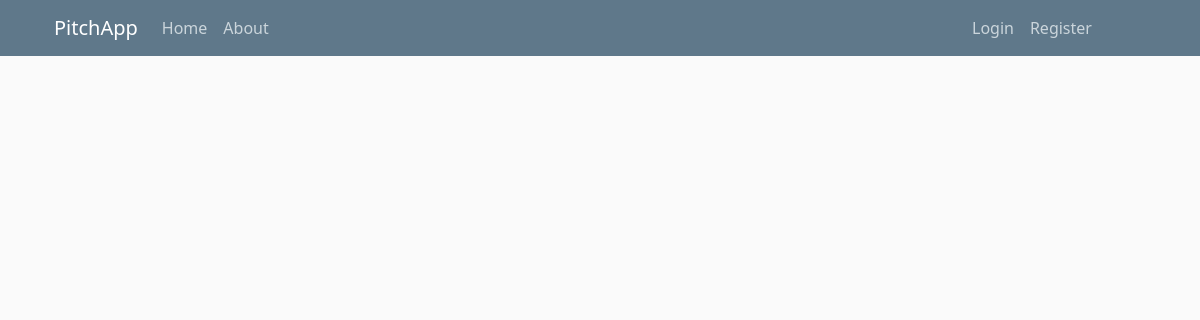
Page /home on the earlier database version.
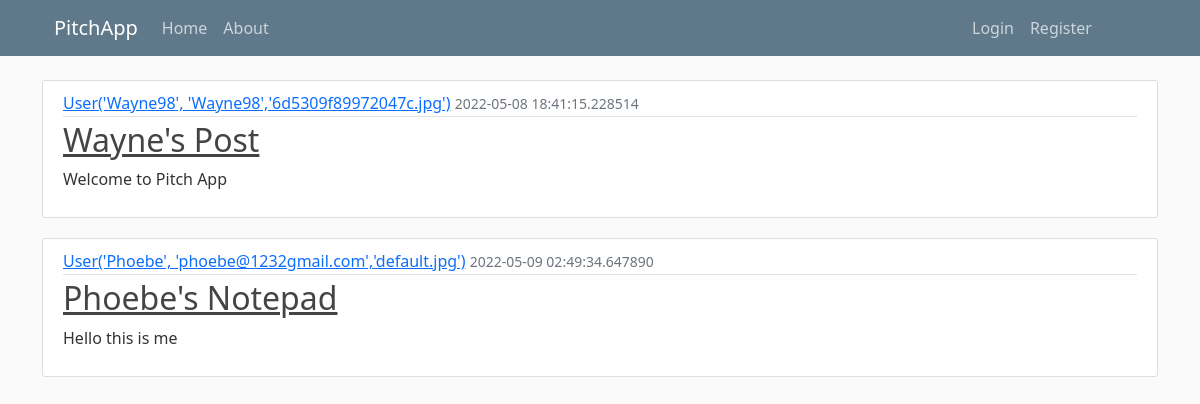
Same page on the later database version.
### pitchapp/models.py (models this page shows, shortened)
class Post(db.Model):
    id = db.Column(db.Integer, primary_key=True)
    title = db.Column(db.String(120), nullable=False)
    date_posted = db.Column(db.DateTime, nullable=False, default=datetime.utcnow)
    content = db.Column(db.Text, nullable=False)
    user_id = db.Column(db.Integer, db.ForeignKey('user.id'), nullable=False)

class User(db.Model, UserMixin):
    id = db.Column(db.Integer, primary_key=True)
    username = db.Column(db.String(20), unique=True, nullable=False)
    email = db.Column(db.String(150), unique=True, nullable=False)
    image_file = db.Column(db.String(20), nullable=False, default='default.jpg')
    password = db.Column(db.String(70), nullable=False)
    posts = db.relationship('Post', backref='author', lazy=True)
    def __repr__(self):
        return f"User('{self.username}', '{self.email}','{self.image_file}')"

### pitchapp/routes.py (the view)
@app.route("/")
@app.route("/home")
def home():
    posts = Post.query.all()
    return render_template('home.html', posts=posts)

### pitchapp/templates/home.html
{% extends "base.html" %}
{% block content %}
    {% for post in posts %}
    <article class="media content-section">
        <div class="media-body">
          <div class="article-metadata">
            <a class="mr-2" href="#">{{ post.author }}</a>
            <small class="text-muted">{{ post.date_posted }}</small>
          </div>
          <h2><a class="article-title" href="#">{{ post.title }}</a></h2>
          <p class="article-content">{{ post.content }}</p>
        </div>
      </article>
    {% endfor%}
{% endblock content %}

### pitchapp/templates/base.html (shortened to what this page needs)
<!DOCTYPE html>
<html lang="en">
<head>
    <link href="https://cdn.jsdelivr.net/npm/bootstrap@5.1.3/dist/css/bootstrap.min.css" rel="stylesheet"
>
    <link rel="stylesheet" href="{{ url_for('static', filename='main.css')}}">
</head>
<body>
    <header class="site-header">
        <div class="row">
            <div class="col-md-8">
                <nav class="navbar navbar-expand-md navbar-dark bg-steel fixed-top">
                    <div class="container">
                        <a class="navbar-brand mr-4" href="/">PitchApp</a>
                        <div class="collapse navbar-collapse" id="navbarToggle">
                            <div class="navbar-nav mr-auto">
                                <a class="nav-item nav-link" href="{{url_for('home')}}">Home</a>
                                <a class="nav-item nav-link" href="{{url_for('about')}}">About</a>
                            </div>
                        </div>
                        <div class="col-md-2">
                            <div class="navbar-nav">
                                {% if current_user.is_authenticated %}
                                    <a class="nav-item nav-link" href="{{url_for('new_post')}}">New Post</a>
                                    <a class="nav-item nav-link" href="{{url_for('account')}}">Account</a>
                                    <a class="nav-item nav-link" href="{{url_for('logout')}}">Logout</a>
                                {% else %}
                                    <a class="nav-item nav-link" href="{{url_for('login')}}">Login</a>
                                    <a class="nav-item nav-link" href="{{url_for('register')}}">Register</a>
                                {% endif %}
                            </div>
                        </div>
                    </div>
            </div>
        </div>
    </header>
    <div class="container">
        {% block content %}{% endblock %}
    </div>
</body>
</html>

### pitchapp/static/main.css (style rules this page uses)
body { background: #fafafa; color: #333333; margin-top: 5rem; }
h1, h2, h3, h4, h5, h6 { color: #444444; }
.bg-steel { background-color: #5f788a; }
.site-header .navbar-nav .nav-link { color: #cbd5db; }
.content-section { background: #ffffff; padding: 10px 20px; border: 1px solid #dddddd; border-radius: 3px; margin-bottom: 20px; }
.article-title { color: #444444; }
.article-content { white-space: pre-line; }
.article-metadata { padding-bottom: 1px; margin-bottom: 4px; border-bottom: 1px solid #e3e3e3 }

Differences in the rows shown:
added Post: author "User('Wayne98', 'Wayne98','6d5309f89972047c.jpg')", date_posted "2022-05-08 18:41:15.228514", title "Wayne's Post", content "Welcome to Pitch App"
added Post: author "User('Phoebe', 'phoebe@1232gmail.com','default.jpg')", date_posted "2022-05-09 02:49:34.647890", title "Phoebe's Notepad", content "Hello this is me"
